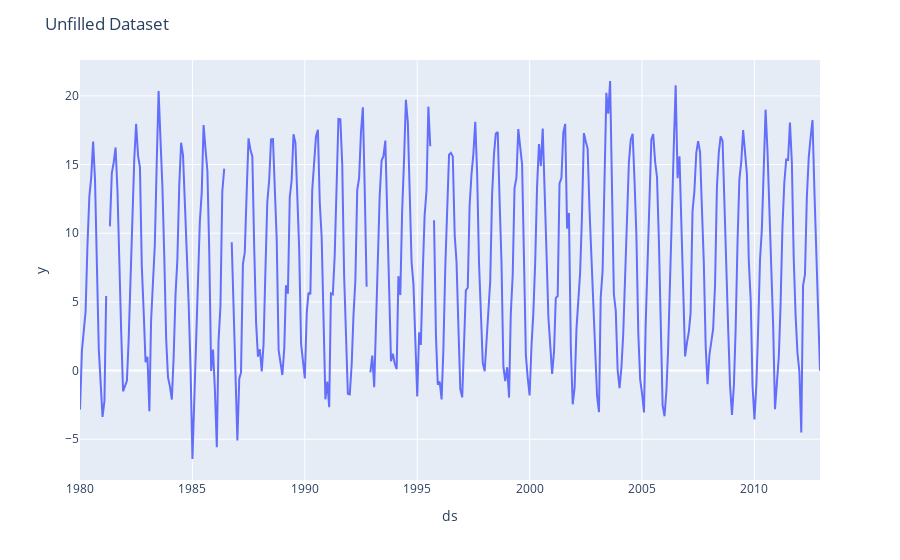
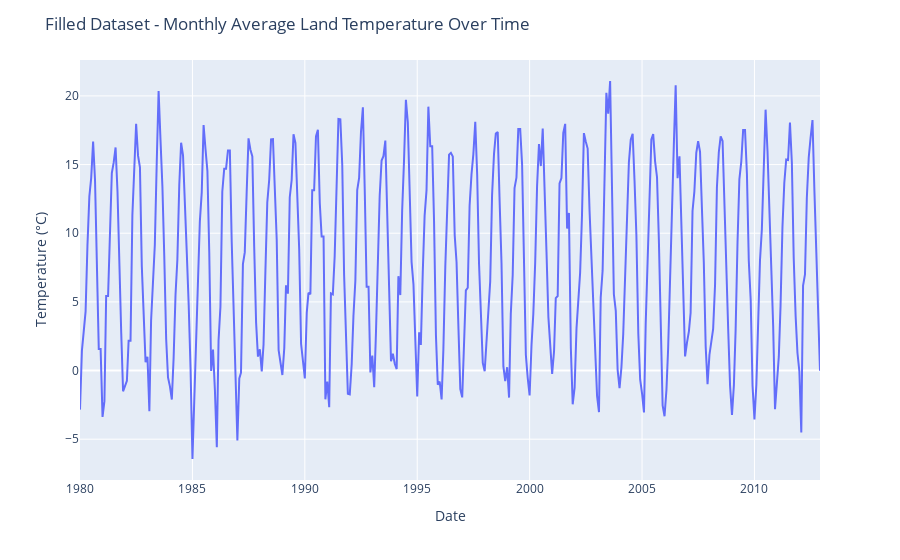

Notebook source saved alongside these figures, in order:
### Code cell
# Step 1: Load and clean the data
df = pd.read_csv('temperatures.csv', parse_dates=['ds'])

# Sort by date
df.sort_values('ds', inplace=True)

#Show missing values
fig = px.line(df,x='ds',y='y')
fig.update_layout(title='Unfilled Dataset')
fig.show()

# Fill missing dates with NaN values
df.set_index('ds', inplace=True)
df = df.asfreq('MS')

# Fill missing temperature values with the previous available value
df['y'].fillna(method='ffill', inplace=True)

# Reset the index
df.reset_index(inplace=True)

# Step 2: Plotting and Analysis
fig = px.line(df,x='ds',y='y')
fig.update_layout(title='Filled Dataset - Monthly Average Land Temperature Over Time', xaxis_title='Date',yaxis_title='Temperature (°C)')
fig.show()

### Figure 1 — Plotly figure (JSON) as saved in the notebook; plotly's stock layout.template omitted (floating-point values rounded to 4 significant figures; data arrays with more than 128 entries replaced by an {"elided": "..."} marker saying what was removed)
{"data": [{"hovertemplate": "ds=%{x}<br>y=%{y}<extra></extra>", "legendgroup": "", "line": {"color": "#636efa", "dash": "solid"}, "marker": {"symbol": "circle"}, "mode": "lines", "name": "", "orientation": "v", "showlegend": false, "type": "scatter", "x": {"elided": "390 str values"}, "xaxis": "x", "y": {"elided": "390 float values"}, "yaxis": "y"}], "layout": {"legend": {"tracegroupgap": 0}, "margin": {"t": 60}, "title": {"text": "Unfilled Dataset"}, "xaxis": {"anchor": "y", "domain": [0, 1], "title": {"text": "ds"}}, "yaxis": {"anchor": "x", "domain": [0, 1], "title": {"text": "y"}}}}

### Figure 2 — Plotly figure (JSON) as saved in the notebook; plotly's stock layout.template omitted (floating-point values rounded to 4 significant figures; data arrays with more than 128 entries replaced by an {"elided": "..."} marker saying what was removed)
{"data": [{"hovertemplate": "ds=%{x}<br>y=%{y}<extra></extra>", "legendgroup": "", "line": {"color": "#636efa", "dash": "solid"}, "marker": {"symbol": "circle"}, "mode": "lines", "name": "", "orientation": "v", "showlegend": false, "type": "scatter", "x": {"elided": "396 str values"}, "xaxis": "x", "y": {"elided": "396 float values"}, "yaxis": "y"}], "layout": {"legend": {"tracegroupgap": 0}, "margin": {"t": 60}, "title": {"text": "Filled Dataset - Monthly Average Land Temperature Over Time"}, "xaxis": {"anchor": "y", "domain": [0, 1], "title": {"text": "Date"}}, "yaxis": {"anchor": "x", "domain": [0, 1], "title": {"text": "Temperature (°C)"}}}}
